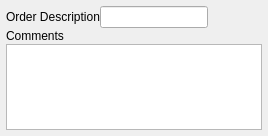
         <widget class="QWidget" name="tab_5">
          <attribute name="title">
           <string>Description</string>
          </attribute>
          <layout class="QGridLayout" name="gridLayout_2">
           <property name="leftMargin">
            <number>6</number>
           </property>
           <property name="topMargin">
            <number>6</number>
           </property>
           <property name="rightMargin">
            <number>6</number>
           </property>
           <property name="bottomMargin">
            <number>6</number>
           </property>
           <property name="verticalSpacing">
            <number>1</number>
           </property>
           <item row="3" column="0" colspan="3">
            <widget class="QLabel" name="label_14">
             <property name="text">
              <string>Comments</string>
             </property>
            </widget>
           </item>
           <item row="5" column="0" colspan="3">
            <widget class="QPlainTextEdit" name="teComment">
             <property name="maximumSize">
              <size>
               <width>16777215</width>
               <height>86</height>
              </size>
             </property>
             <property name="tabChangesFocus">
              <bool>true</bool>
             </property>
            </widget>
           </item>
           <item row="0" column="0" colspan="3">
            <layout class="QHBoxLayout" name="horizontalLayout">
             <item>
              <widget class="QLabel" name="label_25">
               <property name="sizePolicy">
                <sizepolicy hsizetype="Minimum" vsizetype="Preferred">
                 <horstretch>0</horstretch>
                 <verstretch>0</verstretch>
                </sizepolicy>
               </property>
               <property name="maximumSize">
                <size>
                 <width>16777215</width>
                 <height>16777215</height>
                </size>
               </property>
               <property name="text">
                <string>Order Description</string>
               </property>
              </widget>
             </item>
             <item>
              <widget class="QLineEdit" name="leOrderDescription">
               <property name="sizePolicy">
                <sizepolicy hsizetype="Expanding" vsizetype="Fixed">
                 <horstretch>0</horstretch>
                 <verstretch>0</verstretch>
                </sizepolicy>
               </property>
              </widget>
             </item>
             <item>
              <spacer name="horizontalSpacer">
               <property name="orientation">
                <enum>Qt::Horizontal</enum>
               </property>
               <property name="sizeHint" stdset="0">
                <size>
                 <width>40</width>
                 <height>20</height>
                </size>
               </property>
              </spacer>
             </item>
            </layout>
           </item>
          </layout>
         </widget>
